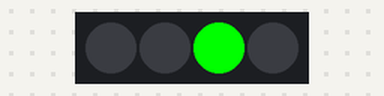
Bench run of a program on a simulated BBC micro:bit running MicroPython. On the bench: 4 RGB LEDs in strip order, left to right.

Above: at 0.5 s.
At 1.5 s:
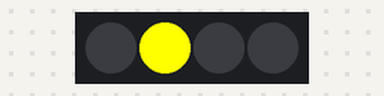
At 5.5 s:
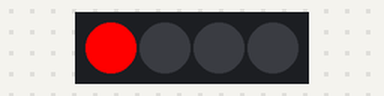
Timing chart, 0 to 6.9 s (numbered marks = the images above):
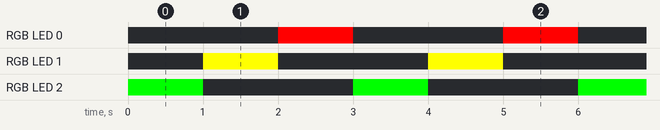

The program:

neopixels.py
```python
# Add your Python code here. E.g.
#Created by; Mariam Abugamga
#Date; oct, 2, 2020
#this program uses neopixels to make a traffic light

from microbit import *
import neopixel


neopixels_variable = neopixel.NeoPixel(pin16, 4)
neopixels_variable[0] = (0, 0, 0)
neopixels_variable[1] = (0, 0, 0)
neopixels_variable[2] = (0, 0, 0)
neopixels_variable[3] = (0, 0, 0)
neopixels_variable.show()

while True:
    # turn on green light
    neopixels_variable[2] = (0, 255, 0)
    neopixels_variable.show()
    sleep(1000)
    # turn green light off
    neopixels_variable[0] = (0, 0, 0)
    neopixels_variable[1] = (0, 0, 0)
    neopixels_variable[2] = (0, 0, 0)
    neopixels_variable[3] = (0, 0, 0)
    neopixels_variable.show()
    # turn on yellow light
    neopixels_variable[1] = (255, 255, 0)
    neopixels_variable.show()
    sleep(1000)
    #turn yellow light off
    neopixels_variable[0] = (0, 0, 0)
    neopixels_variable[1] = (0, 0, 0)
    neopixels_variable[2] = (0, 0, 0)
    neopixels_variable[3] = (0, 0, 0)
    #turn on red light
    neopixels_variable[0]= (255, 0, 0)
    neopixels_variable.show()
    sleep(1000)
    #turn red light off
    neopixels_variable[0] = (0, 0, 0)
    neopixels_variable[1] = (0, 0, 0)
    neopixels_variable[2] = (0, 0, 0)
    neopixels_variable[3] = (0, 0, 0)
```

Measured:
- by itself, RGB LED 0: alternates RGB(255, 0, 0) for 1.0 s and off for 2.0 s
- by itself, RGB LED 1: alternates RGB(255, 255, 0) for 1.0 s and off for 2.0 s
- by itself, RGB LED 2: alternates RGB(0, 255, 0) for 1.0 s and off for 2.0 s
